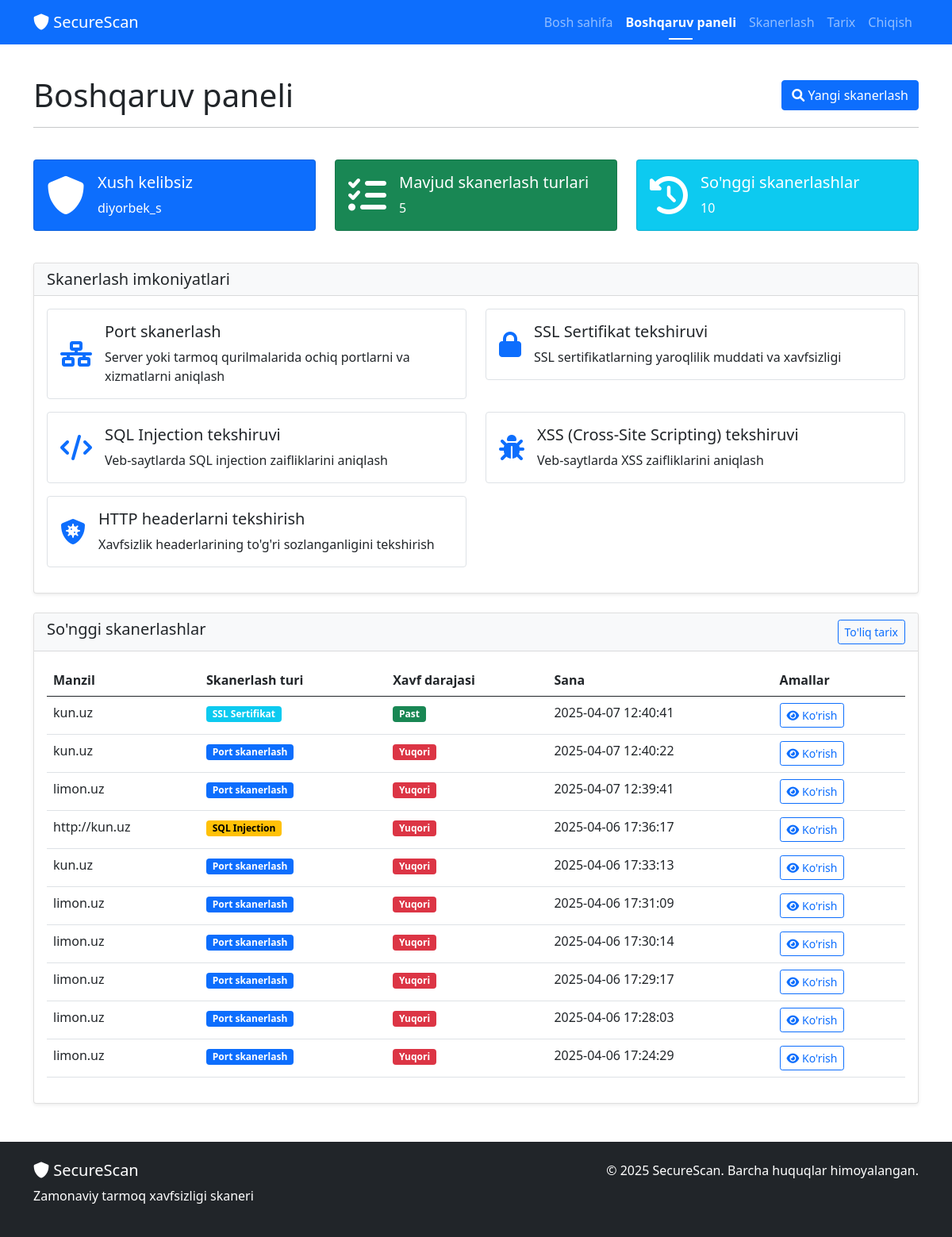
The app's page /dashboard (signed in) with its own data.
### tables this page shows
CREATE TABLE scans (
        id INTEGER PRIMARY KEY AUTOINCREMENT,
        user_id INTEGER,
        target TEXT NOT NULL,
        scan_type TEXT NOT NULL,
        results TEXT NOT NULL,
        severity TEXT,
        created_at TIMESTAMP DEFAULT CURRENT_TIMESTAMP,
        FOREIGN KEY (user_id) REFERENCES users (id)
    );

### app.py (the view)
    def decorated_function(*args, **kwargs):
        if 'user_id' not in session:
            flash('Iltimos, avval tizimga kiring', 'danger')
            return redirect(url_for('login'))
        return f(*args, **kwargs)

### app.py (called while the page is built)
def login_required(f):
    def decorated_function(*args, **kwargs):
        if 'user_id' not in session:
            flash('Iltimos, avval tizimga kiring', 'danger')
            return redirect(url_for('login'))
        return f(*args, **kwargs)
    decorated_function.__name__ = f.__name__
    return decorated_function

@app.route('/dashboard')
@login_required
def dashboard():
    conn = sqlite3.connect('security_scanner.db')
    cursor = conn.cursor()
    cursor.execute("""
        SELECT id, target, scan_type, severity, created_at
        FROM scans WHERE user_id = ?
        ORDER BY created_at DESC LIMIT 10
    """, (session['user_id'],))
    recent_scans = cursor.fetchall()
    conn.close()
    return render_template('dashboard.html', recent_scans=recent_scans)

### templates/dashboard.html (shortened to what this page needs)
<!DOCTYPE html>
<html lang="uz">
<head>
    <link rel="stylesheet" href="{{ url_for('static', filename='css/bootstrap.min.css') }}">
    <link rel="stylesheet" href="{{ url_for('static', filename='css/styles.css') }}">
    <link rel="stylesheet" href="https://cdnjs.cloudflare.com/ajax/libs/font-awesome/6.0.0/css/all.min.css">
</head>
<body>
    <nav class="navbar navbar-expand-lg navbar-dark bg-primary">
        <div class="container">
            <a class="navbar-brand" href="{{ url_for('index') }}">
                <i class="fas fa-shield-alt"></i> SecureScan
            </a>
            <div class="collapse navbar-collapse" id="navbarNav">
                <ul class="navbar-nav ms-auto">
                    <li class="nav-item">
                        <a class="nav-link" href="{{ url_for('index') }}">Bosh sahifa</a>
                    </li>
                    <li class="nav-item">
                        <a class="nav-link active" href="{{ url_for('dashboard') }}">Boshqaruv paneli</a>
                    </li>
                    <li class="nav-item">
                        <a class="nav-link" href="{{ url_for('scan') }}">Skanerlash</a>
                    </li>
                    <li class="nav-item">
                        <a class="nav-link" href="{{ url_for('history') }}">Tarix</a>
                    </li>
                    <li class="nav-item">
                        <a class="nav-link" href="{{ url_for('logout') }}">Chiqish</a>
                    </li>
                </ul>
            </div>
        </div>
    </nav>
    <div class="container py-4">
        <div class="row mb-4">
            <div class="col-md-12">
                <div class="d-flex justify-content-between align-items-center">
                    <h1 class="mb-0">Boshqaruv paneli</h1>
                    <a href="{{ url_for('scan') }}" class="btn btn-primary">
                        <i class="fas fa-search"></i> Yangi skanerlash
                    </a>
                </div>
                <hr>
            </div>
        </div>
        <div class="row mb-4">
            <div class="col-md-4 mb-3">
                <div class="card bg-primary text-white h-100">
                    <div class="card-body d-flex align-items-center">
                        <i class="fas fa-shield-alt fa-3x me-3"></i>
                        <div>
                            <h5 class="card-title">Xush kelibsiz</h5>
                            <p class="card-text">{{ session.username }}</p>
                        </div>
                    </div>
                </div>
            </div>
            <div class="col-md-4 mb-3">
                <div class="card bg-success text-white h-100">
                    <div class="card-body d-flex align-items-center">
                        <i class="fas fa-tasks fa-3x me-3"></i>
                        <div>
                            <h5 class="card-title">Mavjud skanerlash turlari</h5>
                            <p class="card-text">5</p>
                        </div>
                    </div>
                </div>
            </div>
            <div class="col-md-4 mb-3">
                <div class="card bg-info text-white h-100">
                    <div class="card-body d-flex align-items-center">
                        <i class="fas fa-history fa-3x me-3"></i>
                        <div>
                            <h5 class="card-title">So'nggi skanerlashlar</h5>
                            <p class="card-text">{{ recent_scans|length }}</p>
                        </div>
                    </div>
                </div>
            </div>
        </div>
        <div class="row mb-4">
            <div class="col-md-12">
                <div class="card shadow-sm">
                    <div class="card-header bg-light">
                        <h5 class="mb-0">Skanerlash imkoniyatlari</h5>
                    </div>
                    <div class="card-body">
                        <div class="row">
                            <div class="col-md-6 mb-3">
                                <div class="d-flex align-items-center p-3 border rounded">
                                    <i class="fas fa-network-wired fa-2x text-primary me-3"></i>
                                    <div>
                                        <h5>Port skanerlash</h5>
                                        <p class="mb-0">Server yoki tarmoq qurilmalarida ochiq portlarni va xizmatlarni aniqlash</p>
                                    </div>
                                </div>
                            </div>
                            <div class="col-md-6 mb-3">
                                <div class="d-flex align-items-center p-3 border rounded">
                                    <i class="fas fa-lock fa-2x text-primary me-3"></i>
                                    <div>
                                        <h5>SSL Sertifikat tekshiruvi</h5>
                                        <p class="mb-0">SSL sertifikatlarning yaroqlilik muddati va xavfsizligi</p>
                                    </div>
                                </div>
                            </div>
                            <div class="col-md-6 mb-3">
                                <div class="d-flex align-items-center p-3 border rounded">
                                    <i class="fas fa-code fa-2x text-primary me-3"></i>
                                    <div>
                                        <h5>SQL Injection tekshiruvi</h5>
                                        <p class="mb-0">Veb-saytlarda SQL injection zaifliklarini aniqlash</p>
                                    </div>
                                </div>
                            </div>
                            <div class="col-md-6 mb-3">
                                <div class="d-flex align-items-center p-3 border rounded">
                                    <i class="fas fa-bug fa-2x text-primary me-3"></i>
                                    <div>
                                        <h5>XSS (Cross-Site Scripting) tekshiruvi</h5>
                                        <p class="mb-0">Veb-saytlarda XSS zaifliklarini aniqlash</p>
                                    </div>
                                </div>
                            </div>
                            <div class="col-md-6 mb-3">
                                <div class="d-flex align-items-center p-3 border rounded">
                                    <i class="fas fa-shield-virus fa-2x text-primary me-3"></i>
                                    <div>
                                        <h5>HTTP headerlarni tekshirish</h5>
                                        <p class="mb-0">Xavfsizlik headerlarining to'g'ri sozlanganligini tekshirish</p>
                                    </div>
                                </div>
                            </div>
                        </div>
                    </div>
                </div>
            </div>
        </div>
        <div class="row mb-4">
            <div class="col-md-12">
                <div class="card shadow-sm">
                    <div class="card-header bg-light d-flex justify-content-between">
                        <h5 class="mb-0">So'nggi skanerlashlar</h5>
                        <a href="{{ url_for('history') }}" class="btn btn-sm btn-outline-primary">To'liq tarix</a>
                    </div>
                    <div class="card-body">
                        {% if recent_scans %}
                        <div class="table-responsive">
                            <table class="table table-hover">
                                <thead>
                                    <tr>
                                        <th>Manzil</th>
                                        <th>Skanerlash turi</th>
                                        <th>Xavf darajasi</th>
                                        <th>Sana</th>
                                        <th>Amallar</th>
                                    </tr>
                                </thead>
                                <tbody>
                                    {% for scan in recent_scans %}
                                    <tr>
                                        <td>{{ scan[1] }}</td>
                                        <td>
                                            {% if scan[2] == 'ports' %}
                                                <span class="badge bg-primary">Port skanerlash</span>
                                            {% elif scan[2] == 'ssl' %}
                                                <span class="badge bg-info">SSL Sertifikat</span>
                                            {% elif scan[2] == 'sql_injection' %}
                                                <span class="badge bg-warning">SQL Injection</span>
                                            {% elif scan[2] == 'xss' %}
                                                <span class="badge bg-danger">XSS</span>
                                            {% elif scan[2] == 'headers' %}
                                                <span class="badge bg-secondary">HTTP Headers</span>
                                            {% else %}
                                                <span class="badge bg-secondary">{{ scan[2] }}</span>
                                            {% endif %}
                                        </td>
                                        <td>
                                            {% if scan[3] == 'High' %}
                                                <span class="badge bg-danger">Yuqori</span>
                                            {% elif scan[3] == 'Medium' %}
                                                <span class="badge bg-warning">O'rta</span>
                                            {% elif scan[3] == 'Low' %}
                                                <span class="badge bg-success">Past</span>
                                            {% else %}
                                                <span class="badge bg-secondary">Noma'lum</span>
                                            {% endif %}
                                        </td>
                                        <td>{{ scan[4] }}</td>
                                        <td>
                                            <a href="{{ url_for('scan_results', scan_id=scan[0]) }}" class="btn btn-sm btn-outline-primary">
                                                <i class="fas fa-eye"></i> Ko'rish
                                            </a>
                                        </td>
                                    </tr>
                                    {% endfor %}
                                </tbody>
                            </table>
                        </div>
                        {% else %}
                        <div class="text-center py-4">
                            <i class="fas fa-search fa-3x text-muted mb-3"></i>
                            <p>Hozircha skanerlash natijalari yo'q.</p>
                            <a href="{{ url_for('scan') }}" class="btn btn-primary">Skanerlashni boshlash</a>
                        </div>
                        {% endif %}
                    </div>
                </div>
            </div>
        </div>
    </div>
    <footer class="bg-dark text-white py-4 mt-auto">
        <div class="container">
            <div class="row">
                <div class="col-md-6">
                    <h5><i class="fas fa-shield-alt"></i> SecureScan</h5>
                    <p>Zamonaviy tarmoq xavfsizligi skaneri</p>
                </div>
                <div class="col-md-6 text-md-end">
                    <p>&copy; 2025 SecureScan. Barcha huquqlar himoyalangan.</p>
                </div>
            </div>
        </div>
    </footer>
</body>
</html>

### static/css/styles.css (style rules this page uses)
body { display: flex; flex-direction: column; min-height: 100vh; }
.container { flex: 1; }
.card { transition: transform 0.3s ease, box-shadow 0.3s ease; }
.btn { transition: all 0.3s ease; }
.btn-primary { background-color: #0d6efd; border-color: #0d6efd; }
.navbar-dark .navbar-nav .nav-link.active { color: #fff; font-weight: 600; position: relative; }
.navbar-dark .navbar-nav .nav-link.active:after { content: ''; position: absolute; bottom: -2px; left: 50%; transform: translateX(-50%); width: 30px; height: 2px; background-color: #fff; }
.table-responsive { overflow-x: auto; -webkit-overflow-scrolling: touch; }
.badge.bg-danger { background-color: #dc3545 !important; }
.badge.bg-warning { background-color: #ffc107 !important; color: #000 !important; }
.badge.bg-success { background-color: #198754 !important; }
footer { margin-top: auto; }

### records on screen
scans: target "kun.uz", scan_type "SSL Sertifikat", severity "Past", created_at "2025-04-07 12:40:41"
scans: target "kun.uz", scan_type "Port skanerlash", severity "Yuqori", created_at "2025-04-07 12:40:22"
scans: target "limon.uz", scan_type "Port skanerlash", severity "Yuqori", created_at "2025-04-07 12:39:41"
scans: target "http://kun.uz", scan_type "SQL Injection", severity "Yuqori", created_at "2025-04-06 17:36:17"
scans: target "kun.uz", scan_type "Port skanerlash", severity "Yuqori", created_at "2025-04-06 17:33:13"
scans: target "limon.uz", scan_type "Port skanerlash", severity "Yuqori", created_at "2025-04-06 17:31:09"
scans: target "limon.uz", scan_type "Port skanerlash", severity "Yuqori", created_at "2025-04-06 17:30:14"
scans: target "limon.uz", scan_type "Port skanerlash", severity "Yuqori", created_at "2025-04-06 17:29:17"
scans: target "limon.uz", scan_type "Port skanerlash", severity "Yuqori", created_at "2025-04-06 17:28:03"
scans: target "limon.uz", scan_type "Port skanerlash", severity "Yuqori", created_at "2025-04-06 17:24:29"

### other values on screen
{{ session.username }} "diyorbek_s"
{{ recent_scans|length }} "10"
